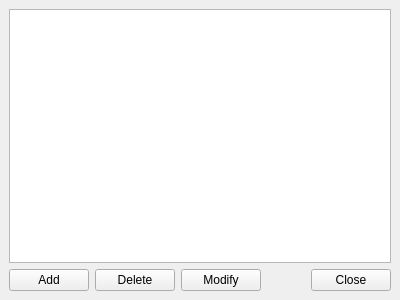
<?xml version="1.0" encoding="UTF-8"?>
<ui version="4.0">
 <class>IMAccountManager</class>
 <widget class="QWidget" name="IMAccountManager">
  <property name="geometry">
   <rect>
    <x>0</x>
    <y>0</y>
    <width>400</width>
    <height>300</height>
   </rect>
  </property>
  <property name="windowTitle">
   <string>@product@ - My Instant Messaging Accounts (MSN, Jabber...)</string>
  </property>
  <layout class="QGridLayout">
   <property name="margin">
    <number>9</number>
   </property>
   <property name="spacing">
    <number>6</number>
   </property>
   <item row="0" column="0">
    <widget class="QTreeWidget" name="treeWidget">
     <property name="minimumSize">
      <size>
       <width>0</width>
       <height>70</height>
      </size>
     </property>
     <property name="lineWidth">
      <number>1</number>
     </property>
     <property name="rootIsDecorated">
      <bool>false</bool>
     </property>
     <attribute name="headerVisible">
      <bool>false</bool>
     </attribute>
     <column>
      <property name="text">
       <string>Protocol</string>
      </property>
     </column>
     <column>
      <property name="text">
       <string>Login</string>
      </property>
     </column>
    </widget>
   </item>
   <item row="1" column="0">
    <layout class="QGridLayout">
     <property name="margin">
      <number>0</number>
     </property>
     <property name="spacing">
      <number>6</number>
     </property>
     <item row="0" column="3">
      <widget class="QPushButton" name="modifyIMAccountButton">
       <property name="text">
        <string>Modify</string>
       </property>
      </widget>
     </item>
     <item row="0" column="5">
      <widget class="QPushButton" name="closeButton">
       <property name="text">
        <string>Close</string>
       </property>
      </widget>
     </item>
     <item row="0" column="1">
      <widget class="QPushButton" name="addIMAccountButton">
       <property name="text">
        <string>Add</string>
       </property>
      </widget>
     </item>
     <item row="0" column="2">
      <widget class="QPushButton" name="deleteIMAccountButton">
       <property name="text">
        <string>Delete</string>
       </property>
      </widget>
     </item>
     <item row="0" column="4">
      <spacer name="horizontalSpacer">
       <property name="orientation">
        <enum>Qt::Horizontal</enum>
       </property>
       <property name="sizeHint" stdset="0">
        <size>
         <width>40</width>
         <height>20</height>
        </size>
       </property>
      </spacer>
     </item>
    </layout>
   </item>
  </layout>
 </widget>
 <tabstops>
  <tabstop>treeWidget</tabstop>
  <tabstop>addIMAccountButton</tabstop>
  <tabstop>modifyIMAccountButton</tabstop>
  <tabstop>closeButton</tabstop>
 </tabstops>
 <resources>
  <include location="../../../../resources/wengophone.qrc"/>
  <include location="../../../../resources/wengophone.qrc"/>
 </resources>
 <connections/>
</ui>
